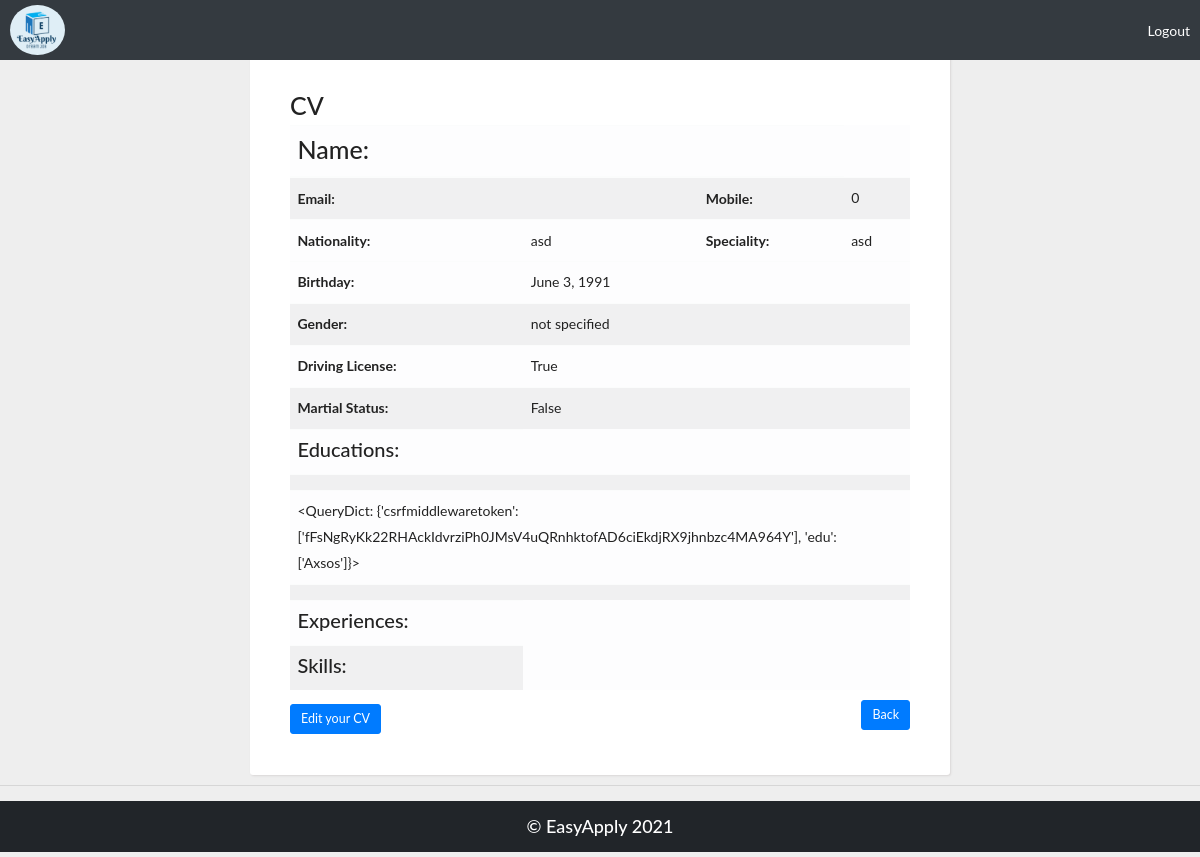
Screenshot of /view (signed in) with the database file from the repository.
### easy_app/models.py (models this page shows)
class User(models.Model):
    first_name = models.CharField(max_length=255)
    last_name = models.CharField(max_length=255)
    email = models.CharField(max_length=255 , unique=True)
    phone = models.IntegerField(unique=True)
    password=models.CharField(max_length=255)
    married = models.BooleanField(default=False)
    gender = models.CharField(choices= sel_gender, max_length=20,default="not specified")
    birthday = models.DateField()
    created_at = models.DateTimeField(auto_now_add=True)
    updated_at = models.DateTimeField(auto_now=True)
    objects=BlogManager()

class CV(models.Model):
    specialist = models.CharField(choices= job_specialist ,max_length=255 ,default="" , blank=False)
    nationality = models.CharField(max_length=255)
    driving = models.BooleanField(default=False)
    user = models.OneToOneField(User , related_name="cv" , on_delete=models.CASCADE)
    created_at = models.DateTimeField(auto_now_add=True)
    updated_at = models.DateTimeField(auto_now=True)

class Education(models.Model):
    title = models.CharField(max_length=255)
    description = models.TextField(max_length=255)
    date = models.DateField()
    cv = models.ForeignKey(CV, related_name="educations", on_delete=models.CASCADE)
    created_at = models.DateTimeField(auto_now_add=True)
    updated_at = models.DateTimeField(auto_now=True)

### easy_app/views.py (the view)
# urls.py: path('view' ,views.cv_view),
def cv_view(request):
    context = {
        'user' : models.get_this_user_by_id(request.session['id']),
        'cv': models.get_user_cv(request.session['id']),
        'edu' : models.get_user_edu(request.session['id']),
        'exp' : models.get_user_exp(request.session['id']),
        'skills' : models.get_user_skill(request.session['id']),
    }
    return render(request,'cv_view.html',context)

### easy_app/models.py (called while the page is built)
def get_this_user_by_id(user_id):
    this_user = User.objects.get(id = user_id)
    return this_user

def get_user_cv(user_id):
    this_user = get_this_user_by_id(user_id)
    cv = this_user
    return cv

def get_user_edu(user_id):
    user = get_this_user_by_id(user_id)
    cv = user.cv
    edu = Education.objects.filter(cv = cv)
    return edu

def get_user_exp(user_id):
    user = get_this_user_by_id(user_id)
    cv = user.cv
    exp = Experience.objects.filter(cv = cv)
    return exp

def get_user_skill(user_id):
    user = get_this_user_by_id(user_id)
    cv = user.cv
    skill = Skill.objects.filter(cv = cv)
    return skill

### easy_app/templates/cv_view.html (shortened to what this page needs)
<!DOCTYPE html>
<html lang="en">
<head>
    <link rel="stylesheet" href="css/bootstrap.min.css">
    <link rel="stylesheet" href="css/fontAwesome.css">
    <link rel="stylesheet" href="css/hero-slider.css">
    <link rel="stylesheet" href="css/templatemo-main.css">
    <link rel="stylesheet" href="css/owl-carousel.css">
    {% load static %}
    <link rel="stylesheet" href="{% static 'css/bootstrap.min.css' %}">
    <link rel="stylesheet" href="{% static 'css/fontAwesome.css' %}">
    <link rel="stylesheet" href="{% static 'css/templatemo-main.css' %}">
    <link rel="stylesheet" href="{% static 'css/hero-slider.css' %}">
    <link rel="stylesheet" href="{% static 'css/owl-carousel.css' %}">
    <link rel="stylesheet" href="{% static 'css/view.css' %}">
</head>
<body>
    <nav class="navbar navbar-expand-lg navbar-dark bg-dark d-flex justify-content-between fixed-top">
      <a href="/"><img src="{% static 'img/logo.png' %}" alt="My logo" height="50px" style="border-radius:50%"></a>
      <a href="/logout/">Logout</a>
    </nav>
    <main class="container">
    <h1>{{request.session.f_name}} CV</h1>
    <table class="table table-hover table-light table-striped">
      <thead>
        <tr>
          <th scope="col"><h1>Name:</h1></th>
          <th><h1>{{request.session.f_name}} {{request.session.l_name}}</h1></th>
          <th></th>
        </tr>
      </thead>
      <tbody>
        <tr>
            <th scope="row">Email:</th>
            <td>{{request.session.email}}</td>
            <th>Mobile:</th>
            <td>{{user.phone}}</td>
        </tr>
        <tr>
          <th scope="row">Nationality:</th>
          <td>{{cv.cv.nationality}}</td>
          <th>Speciality:</th>
          <td>{{cv.cv.specialist}}</td>
        </tr>
        <tr>
          <tr>
            <th scope="row">Birthday:</th>
            <td>{{cv.birthday}}</td>
            <td></td>
            <td></td>
          </tr>
          <tr>
            <th scope="row">Gender:</th>
            <td>{{cv.gender}}</td>
            <td></td>
            <td></td>
          </tr>
          <th scope="row">Driving License: </th>
          <td>{{cv.cv.driving}}</td>
          <td></td>
          <td></td>
        </tr>
        <tr>
          <th scope="row">Martial Status: </th>
          <td>{{cv.married}}</td>
          <td></td>
          <td></td>
        </tr>
        <tr>
          <th scope="row"><h2>Educations:</h2> </th>
        </tr>
        {%for education in edu.all %}
        <tr>
          <td colspan="4" class="scroll">{{education.edu_date}}</td>
        </tr>
        <tr>
          <td colspan="4" class="scroll">{{education.title}}</td>
        </tr>
        <tr>
          <td colspan="4" class="scroll">{{education.description}}</td>
        </tr>
        {% endfor %}
        <tr>
          <th scope="row"><h2>Experiences:</h2> </th>
        </tr>
        <tr>
          <th scope="row"><h2>Skills:</h2> </th>
        </tr>
      </tbody>
    </table>
    <a href="create_cv"><button class="btn edit btn-primary btn-lg">Edit your CV</button></a>
    <a href="../"><button type="button" class="btn btn-primary btn-lg" style="float:right"> Back</button></a>
  </main>
  <hr>
  <div>
    <h4 class="text-center footer">© EasyApply 2021</h4>
  </div>
</body>
</html>

### easy_app/static/css/hero-slider.css (style rules this page uses)
*, *::after, *::before { -webkit-box-sizing: border-box; -moz-box-sizing: border-box; box-sizing: border-box; }
html { font-size: 62.5%; }
body { font-family: "Open Sans", sans-serif; color: #2c343b; background-color: #f2f2f2; }
a { color: white; text-decoration: none; line-height: 35px; }
img { max-width: 100%; }

### easy_app/static/css/templatemo-main.css (style rules this page uses)
body { position: relative; font-size: 14px; }
a { color: black; }
h4, .h4 { font-size: 18px; }
@media (min-width: 1200px) { .container { max-width: 1170px; } }
body:after { content: url(../img/close.png) url(../img/loading.gif) url(../img/prev.png) url(../img/next.png); display: none; }

### easy_app/static/css/view.css (style rules this page uses)
* { margin: 0; padding: 0; box-sizing: border-box; }
body { background: #eee; font-family: 'Lato', sans-serif; font-weight: 400; color: #222; font-size: 14px; line-height: 26px; }
.container { max-width: 700px; background: #fff; margin: 0px auto 0px; box-shadow: 1px 1px 2px #DAD7D7; border-radius: 3px; padding: 40px; margin-top: 50px; }
.scroll { max-width: 250px; overflow-y: scroll; }
.footer { color: white; padding: 15px; margin-top: 15px; background-color: #212529; }

### rows the page displays
User: phone "0", cv.nationality "asd", cv.specialist "asd", birthday "June 3, 1991", gender "not specified", cv.driving "True", married "False"
Education: title "<QueryDict: {'csrfmiddlewaretoken': ['fFsNgRyKk22RHAckIdvrziPh0JMsV4uQRnhktofAD6ciEkdjRX9jhnbzc4MA964Y'], 'edu': ['Axsos']}>"
